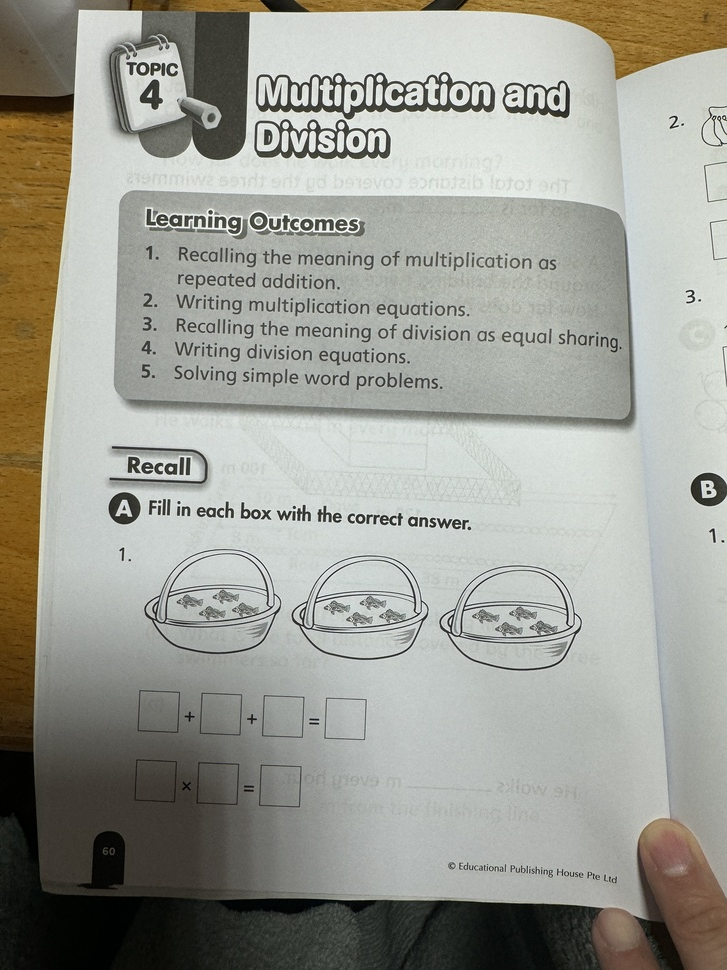
#> input picture 60.JPG, 727 x 970 px, shrunk from 3024 x 4032 before the run, found by its file name
$ python detect.py
#> lines starting #> are read from the running program, lines starting #| are printed output that depends on the picture; after the words box and inside, x2 and y2 are one past the last pixel; in counts of white or black regions, pixels touching at a corner belong together
import cv2
import os
import numpy as np

# Define the input image path
problem_image_path = "60.jpg"  # Replace with the correct path to your image
output_dir = "output"

# Create output directory if it doesn't exist
os.makedirs(output_dir, exist_ok=True)


def is_image_contour(contour, image_width, image_height):
    x, y, w, h = cv2.boundingRect(contour)
    aspect_ratio = float(w) / h
    area = cv2.contourArea(contour)

    # Filter contours based on aspect ratio and area
    if 0.5 < aspect_ratio < 2.0 and area > (image_width * image_height) * 0.005:
        return True
    return False


def group_contours(contours, max_distance=50):
    centers = []
    for contour in contours:
        M = cv2.moments(contour)
        if M["m00"] != 0:
            cX = int(M["m10"] / M["m00"])
            cY = int(M["m01"] / M["m00"])
            centers.append((cX, cY))

    clusters = []
    for center in centers:
        placed = False
        for cluster in clusters:
            if np.linalg.norm(np.array(cluster[-1]) - np.array(center)) < max_distance:
                cluster.append(center)
                placed = True
                break
        if not placed:
            clusters.append([center])

    grouped_contours = []
    for cluster in clusters:
        group_contour = np.vstack(
            [contours[centers.index(center)] for center in cluster]
        )
        grouped_contours.append(group_contour)

    return grouped_contours


# Process the single image
problem_image = cv2.imread(problem_image_path)
#> problem_image is the input picture: shape (970, 727, 3); mean B, G, R 148.5, 157, 156.4
if problem_image is None:
    print(f"Failed to load {problem_image_path}")
else:
    gray_problem_image = cv2.cvtColor(problem_image, cv2.COLOR_BGR2GRAY)
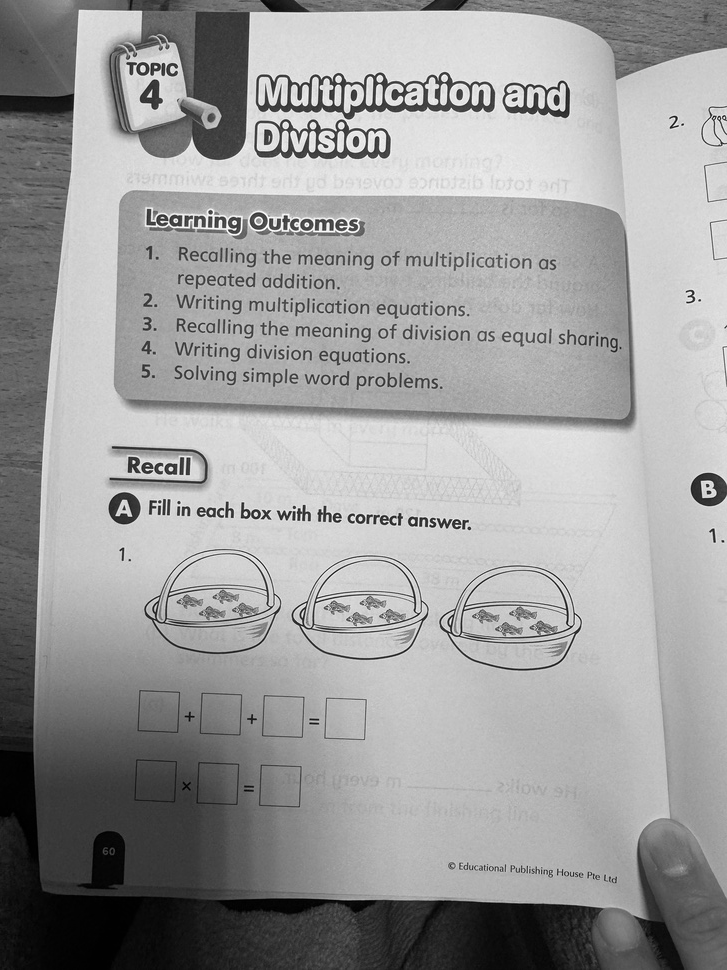
#> gray_problem_image: shape (970, 727); min 0, max 255, mean 155.9

    blurred_image = cv2.GaussianBlur(gray_problem_image, (5, 5), 0)
    edged_image = cv2.Canny(blurred_image, 50, 150)
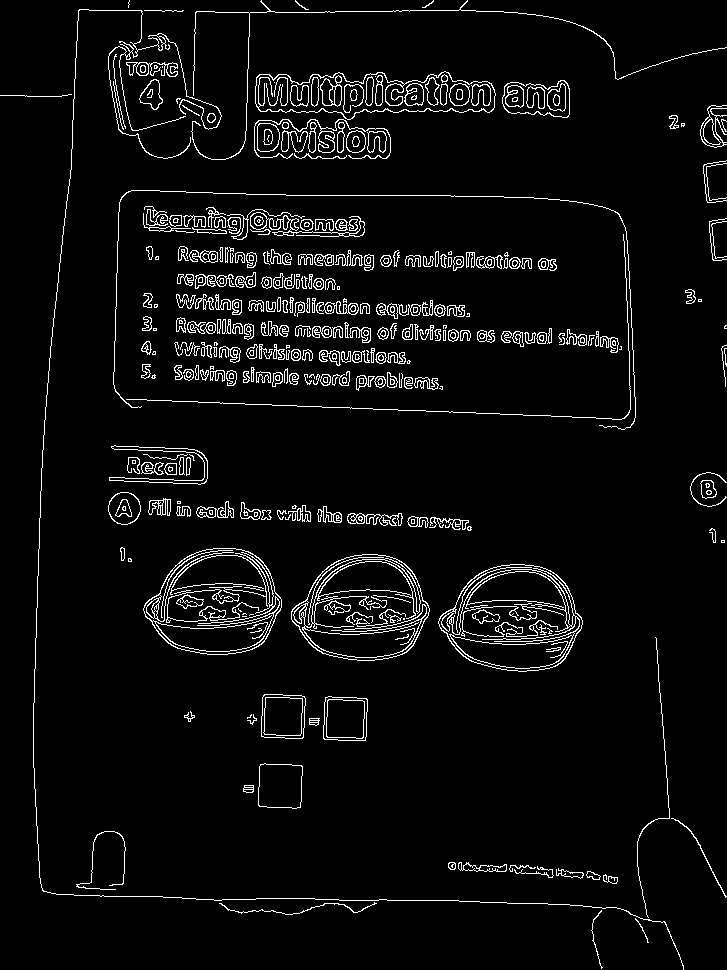
#> edged_image: shape (970, 727); 4.8% white in thin lines or dots

    contours, _ = cv2.findContours(
        edged_image, cv2.RETR_EXTERNAL, cv2.CHAIN_APPROX_SIMPLE
    )
#> contours = 291 contours, 108 with area under 20; largest, box (x1, y1, x2, y2) and area: (438, 564, 583, 672) 11346, (143, 548, 282, 655) 10878, (291, 554, 430, 661) 10841, (255, 71, 496, 120) 7894, (502, 80, 570, 118) 1959

    filtered_contours = [
        contour
        for contour in contours
        if is_image_contour(contour, problem_image.shape[1], problem_image.shape[0])
    ]
#> filtered_contours = 3 contours; box (x1, y1, x2, y2) and area: (438, 564, 583, 672) 11346, (143, 548, 282, 655) 10878, (291, 554, 430, 661) 10841
    grouped_contours = group_contours(filtered_contours)
#> the loop in group_contours, `for contour in contours:` made 3 passes
#> (cX, cY) on passes 1 to 3: (513, 618), (362, 608), (215, 602)
#> after the loop in group_contours, `for contour in contours:`: centers = [(513, 618), (362, 608), (215, 602)]
#> the loop in group_contours, `for center in centers:` made 3 passes
#> after the loop in group_contours, `for center in centers:`: cluster = [(362, 608)]; clusters = [[(513, 618)], [(362, 608)], [(215, 602)]]
#> the loop in group_contours, `for cluster in clusters:` made 3 passes
#> after the loop in group_contours, `for cluster in clusters:`: grouped_contours has the same summary as filtered_contours outside group_contours
#> grouped_contours has the same summary as filtered_contours

    if grouped_contours:
        # Merge all grouped contours into one bounding box
        all_x, all_y, all_w, all_h = [], [], [], []
        for group in grouped_contours:
            x, y, w, h = cv2.boundingRect(group)
            all_x.append(x)
            all_y.append(y)
            all_w.append(w)
            all_h.append(h)
#> this loop made 3 passes
#> (x, y, w, h) on passes 1 to 3: (438, 564, 145, 108), (291, 554, 139, 107), (143, 548, 139, 107)
#> after the loop, all_h = [108, 107, 107]; all_w = [145, 139, 139]; all_x = [438, 291, 143]; all_y = [564, 554, 548]

        x_min = min(all_x)
#> x_min = 143
        y_min = min(all_y)
#> y_min = 548
        x_max = max([x + w for x, w in zip(all_x, all_w)])
#> x_max = 583
        y_max = max([y + h for y, h in zip(all_y, all_h)])
#> y_max = 672

        # Extract and save the combined group image
        group_image = problem_image[y_min:y_max, x_min:x_max]
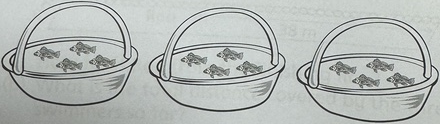
#> group_image: shape (124, 440, 3); mean B, G, R 181.3, 184, 179.1
        group_image_name = os.path.splitext(os.path.basename(problem_image_path))[0]
        group_image_path = os.path.join(output_dir, f"group_combined_{group_image_name}.jpg")
        cv2.imwrite(group_image_path, group_image)
        print(f"Saved combined group image to {group_image_path}")

print("Group object detection and extraction completed. Check the output directory for results.")

$ run again, with 62.JPG copied over 60.JPG
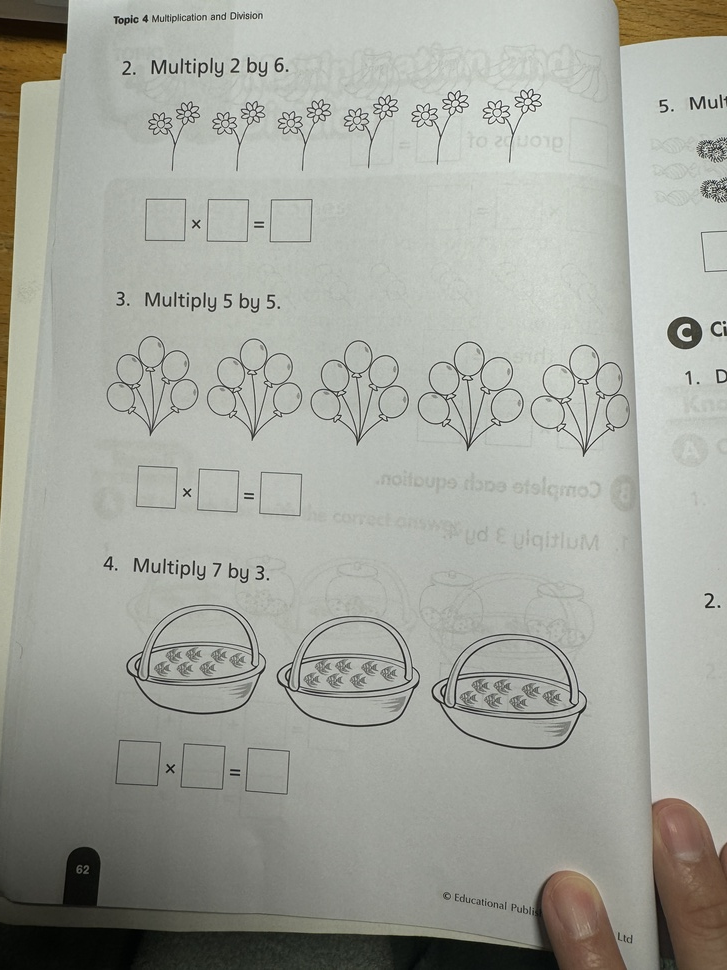
#> input picture 62.JPG, 727 x 970 px, shrunk from 3024 x 4032 before the run, found by its file name
#> problem_image is the input picture: shape (970, 727, 3); mean B, G, R 156.9, 164.9, 162.7
#> `edged_image = cv2.Canny(blurred_image, 50, 150)`:
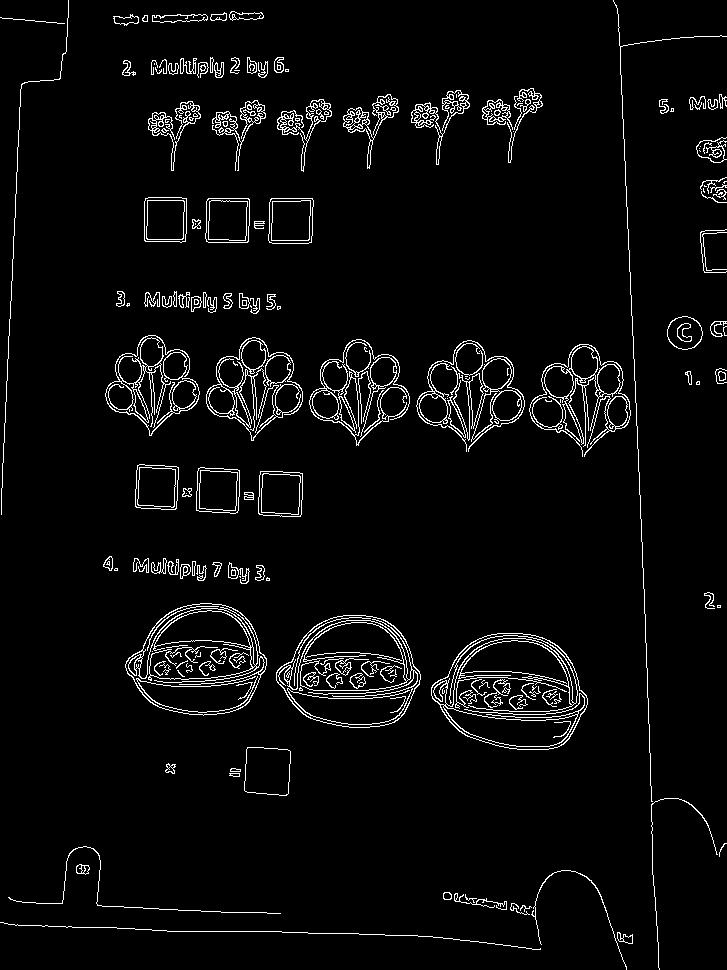
#> edged_image: shape (970, 727); 4.1% white in thin lines or dots
#> contours = 159 contours, 75 with area under 20; largest, box (x1, y1, x2, y2) and area: (431, 633, 588, 750) 13482, (276, 615, 421, 728) 12018, (125, 603, 267, 716) 11606, (105, 335, 200, 436) 2036, (544, 346, 621, 447) 2032
#> filtered_contours = 3 contours; box (x1, y1, x2, y2) and area: (431, 633, 588, 750) 13482, (276, 615, 421, 728) 12018, (125, 603, 267, 716) 11606
#> the loop in group_contours, `for contour in contours:` made 3 passes
#> (cX, cY) on passes 1 to 3: (512, 692), (351, 672), (199, 660)
#> after the loop in group_contours, `for contour in contours:`: centers = [(512, 692), (351, 672), (199, 660)]
#> the loop in group_contours, `for center in centers:` made 3 passes
#> after the loop in group_contours, `for center in centers:`: cluster = [(351, 672)]; clusters = [[(512, 692)], [(351, 672)], [(199, 660)]]
#> the loop in group_contours, `for cluster in clusters:` made 3 passes
#> after the loop in group_contours, `for cluster in clusters:`: grouped_contours has the same summary as filtered_contours outside group_contours
#> `grouped_contours = group_contours(filtered_contours)`: grouped_contours has the same summary as filtered_contours
#> the loop `for group in grouped_contours:` made 3 passes
#> (x, y, w, h) on passes 1 to 3: (431, 633, 157, 117), (276, 615, 145, 113), (125, 603, 142, 113)
#> after the loop `for group in grouped_contours:`: all_h = [117, 113, 113]; all_w = [157, 145, 142]; all_x = [431, 276, 125]; all_y = [633, 615, 603]
#> x_min = 125
#> y_min = 603
#> x_max = 588
#> y_max = 750
#> `group_image = problem_image[y_min:y_max, x_min:x_max]`:
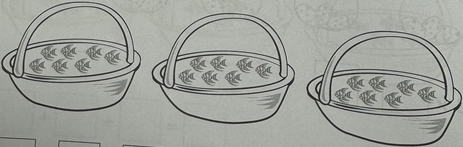
#> group_image: shape (147, 463, 3); mean B, G, R 155.5, 161.8, 159.3

$ run again, with image.JPG copied over 60.JPG
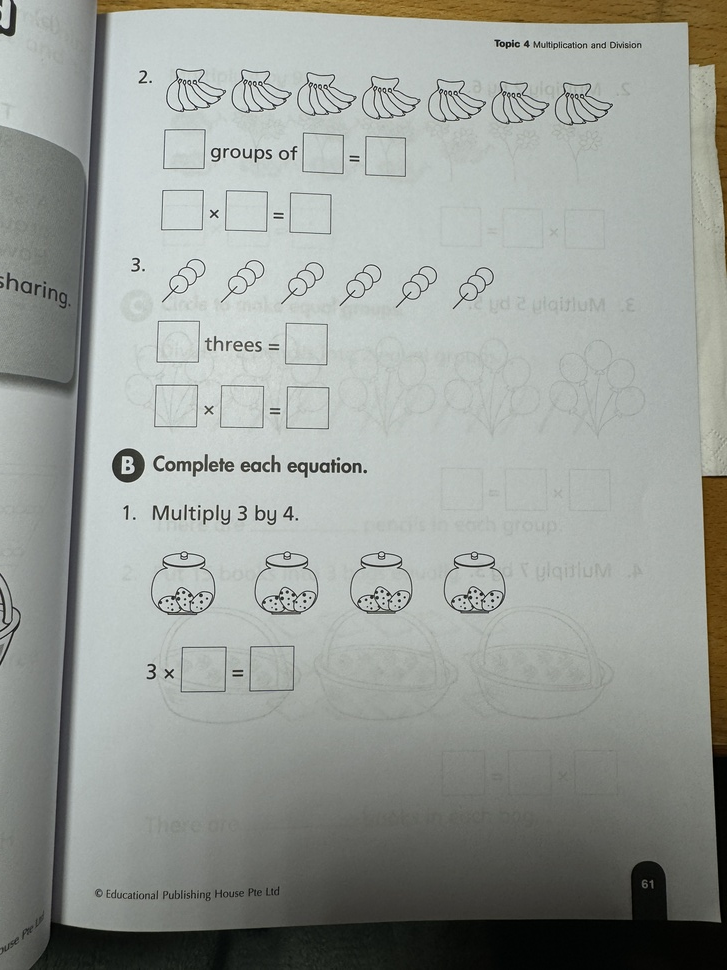
#> input picture image.JPG, 727 x 970 px, shrunk from 3024 x 4032 before the run, found by its file name
#> problem_image is the input picture: shape (970, 727, 3); mean B, G, R 151.7, 156.7, 152.3
#> `gray_problem_image = cv2.cvtColor(problem_image, cv2.COLOR_BGR2GRAY)`:
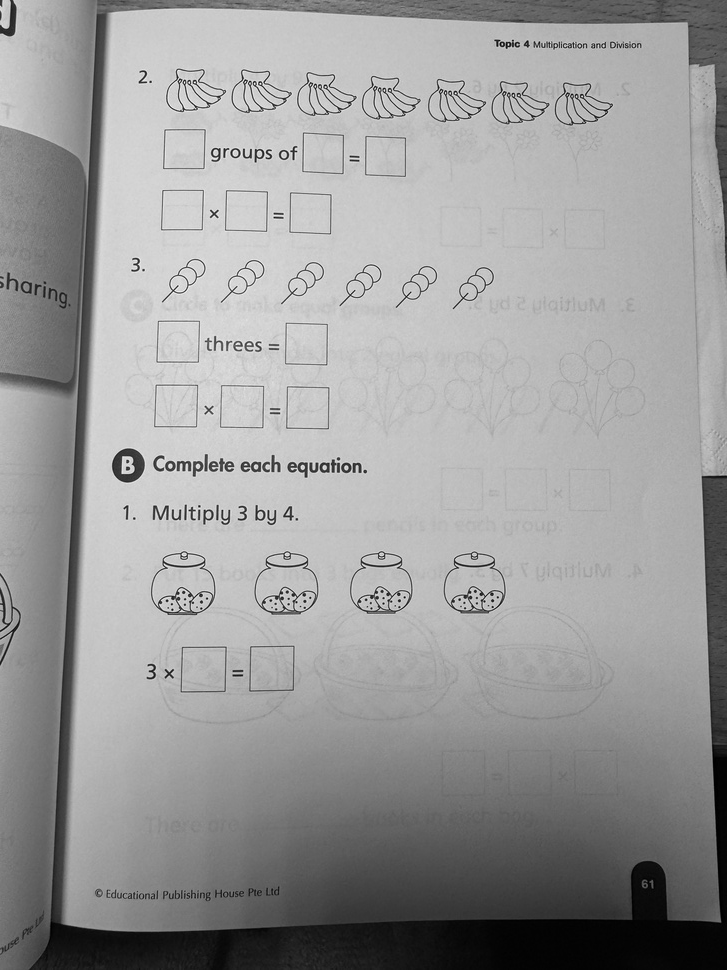
#> gray_problem_image: shape (970, 727); min 0, max 254, mean 154.9
#> `edged_image = cv2.Canny(blurred_image, 50, 150)`:
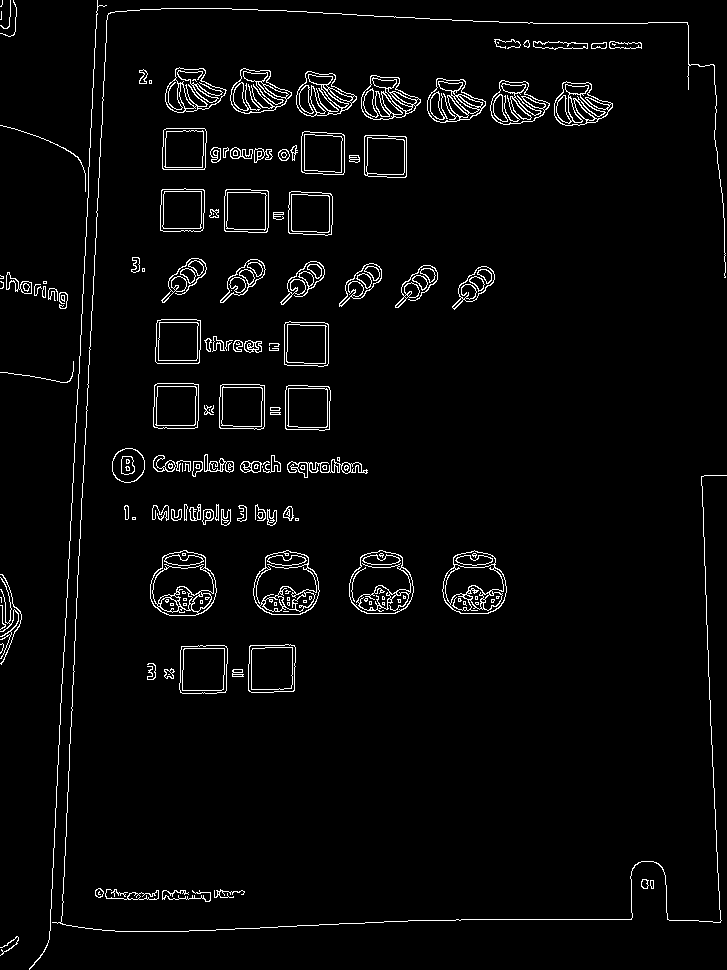
#> edged_image: shape (970, 727); 3.3% white in thin lines or dots
#> contours = 129 contours, 45 with area under 20; largest, box (x1, y1, x2, y2) and area: (150, 550, 217, 616) 3386, (253, 550, 320, 615) 3312, (349, 550, 414, 614) 3201, (442, 550, 507, 614) 3152, (179, 645, 228, 694) 2190
#> filtered_contours = []
